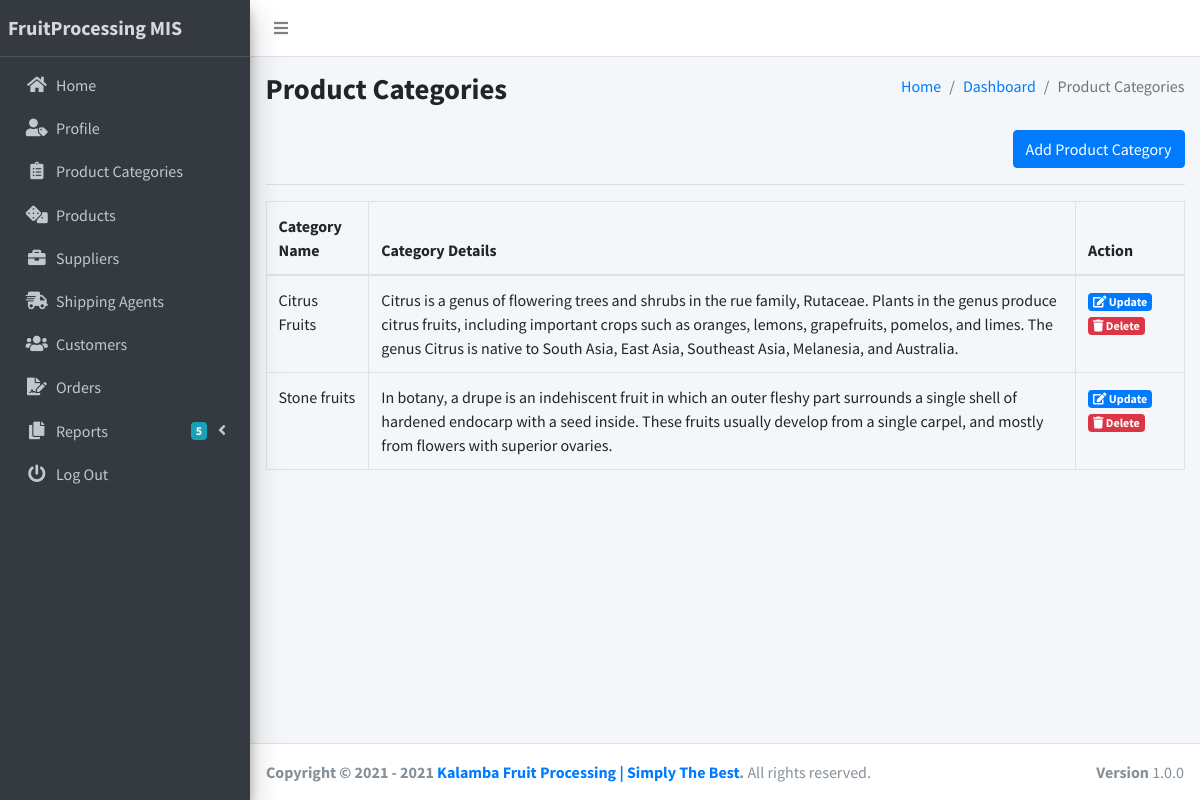
The app's page /views/product_categories.php (signed in) with its own data.
### tables this page shows
CREATE TABLE `settings` (
  `name` longtext NOT NULL,
  `tagline` longtext NOT NULL
);

CREATE TABLE `product_categories` (
  `pc_id` int(200) NOT NULL,
  `pc_name` varchar(200) DEFAULT NULL,
  `pc_desc` longtext DEFAULT NULL
);

### views/product_categories.php (the view, shortened to what this page needs)
<?php
require_once('../config/config.php');
require_once('../partials/head.php');
?>
<body class="hold-transition sidebar-mini layout-fixed layout-navbar-fixed layout-footer-fixed">
    <div class="wrapper">
        <?php require_once('../partials/navbar.php'); ?>
        <?php require_once('../partials/sidebar.php'); ?>
        <div class="content-wrapper">
            <div class="content-header">
                <div class="container-fluid">
                    <div class="row mb-2">
                        <div class="col-sm-6">
                            <h1 class="m-0 text-bold">Product Categories</h1>
                        </div>
                        <div class="col-sm-6">
                            <ol class="breadcrumb float-sm-right">
                                <li class="breadcrumb-item"><a href="dashboard">Home</a></li>
                                <li class="breadcrumb-item"><a href="">Dashboard</a></li>
                                <li class="breadcrumb-item active">Product Categories</li>
                            </ol>
                        </div>
                    </div>
                </div>
            </div>
            <section class="content">
                <div class="container-fluid">
                    <div class="text-right">
                        <button type="button" class="btn btn-primary" data-toggle="modal" data-target="#add_modal">Add Product Category</button>
                    </div>
                    <hr>
                    <div class="row">
                        <div class="col-12">
                            <table class="table table-bordered table-hover">
                                <thead>
                                    <tr>
                                        <th>Category Name</th>
                                        <th>Category Details </th>
                                        <th>Action</th>
                                    </tr>
                                </thead>
                                <tbody>
                                    <?php
                                    $ret = "SELECT * FROM product_categories ";
                                    $stmt = $mysqli->prepare($ret);
                                    $stmt->execute();
                                    $res = $stmt->get_result();
                                    while ($categories = $res->fetch_object()) {
                                    ?>
                                        <tr>
                                            <td><?php echo $categories->pc_name; ?></td>
                                            <td><?php echo $categories->pc_desc; ?></td>
                                            <td>
                                                <a class="badge badge-primary" data-toggle="modal" href="#edit-<?php echo $categories->pc_id; ?>">
                                                    <i class="fas fa-edit"></i>
                                                    Update
                                                </a>
                                                <a class="badge badge-danger" data-toggle="modal" href="#delete-<?php echo $categories->pc_id; ?>">
                                                    <i class="fas fa-trash"></i>
                                                    Delete
                                                </a>
                                            </td>
                                        </tr>
                                    <?php
                                    }
                                    ?>
                                </tbody>
                            </table>
                        </div>
                    </div>
                </div>
            </section>
        </div>
        <?php require_once('../partials/footer.php'); ?>
    </div>
</body>
</html>

### partials/sidebar.php (shortened to what this page needs)
<?php
$ret = "SELECT * FROM `settings` ";
$stmt = $mysqli->prepare($ret);
$stmt->execute();
$res = $stmt->get_result();
while ($sys = $res->fetch_object()) {
?>
    <aside class="main-sidebar sidebar-dark-primary elevation-4">
        <a href="home" class="brand-link">
            <span class="brand-text font-weight-bold">FruitProcessing MIS</span>
        </a>
        <div class="sidebar">
            <nav class="mt-2">
                <ul class="nav nav-pills nav-sidebar flex-column" data-widget="treeview" role="menu" data-accordion="false">
                    <li class="nav-item">
                        <a href="dashboard" class="nav-link">
                            <i class="nav-icon fas fa-home"></i>
                            <p>
                                Home
                            </p>
                        </a>
                    </li>
                    <li class="nav-item">
                        <a href="profile" class="nav-link">
                            <i class="nav-icon fas fa-user-tag"></i>
                            <p>
                                Profile
                            </p>
                        </a>
                    </li>
                    <li class="nav-item">
                        <a href="product_categories" class="nav-link">
                            <i class="nav-icon fas fa-clipboard-list"></i>
                            <p>
                                Product Categories
                            </p>
                        </a>
                    </li>
                    <li class="nav-item">
                        <a href="products" class="nav-link">
                            <i class="nav-icon fas fa-dice"></i>
                            <p>
                                Products
                            </p>
                        </a>
                    </li>
                    <li class="nav-item">
                        <a href="suppliers" class="nav-link">
                            <i class="nav-icon fas fa-briefcase"></i>
                            <p>
                                Suppliers
                            </p>
                        </a>
                    </li>
                    <li class="nav-item">
                        <a href="shipping_agents" class="nav-link">
                            <i class="nav-icon fas fa-shipping-fast"></i>
                            <p>
                                Shipping Agents
                            </p>
                        </a>
                    </li>
                    <li class="nav-item">
                        <a href="customers" class="nav-link">
                            <i class="nav-icon fas fa-users"></i>
                            <p>
                                Customers
                            </p>
                        </a>
                    </li>
                    <li class="nav-item">
                        <a href="orders" class="nav-link">
                            <i class="nav-icon fas fa-file-signature"></i>
                            <p>
                                Orders
                            </p>
                        </a>
                    </li>
                    <li class="nav-item has-treeview">
                        <a href="#" class="nav-link">
                            <i class="nav-icon fas fa-copy"></i>
                            <p>
                                Reports
                                <i class="fas fa-angle-left right"></i>
                                <span class="badge badge-info right">5</span>
                            </p>
                        </a>
                    </li>
                    <li class="nav-item">
                        <a href="logout" class="nav-link">
                            <i class="nav-icon fas fa-power-off"></i>
                            <p>
                                Log Out
                            </p>
                        </a>
                    </li>
                </ul>
            </nav>
        </div>
    </aside>
<?php
} ?>

### partials/footer.php
<?php
$ret = "SELECT * FROM `settings` ";
$stmt = $mysqli->prepare($ret);
$stmt->execute();
$res = $stmt->get_result();
while ($sys = $res->fetch_object()) {
?>
    <footer class="main-footer">
        <strong>Copyright &copy; 2021 - <?php echo date('Y');; ?> <a href=""> <?php echo $sys->name . " | " . $sys->tagline; ?></a>.</strong>
        All rights reserved.
        <div class="float-right d-none d-sm-inline-block">
            <b>Version</b> 1.0.0
        </div>
    </footer>
<?php
} ?>

### records on screen
settings: name "Kalamba Fruit Processing", tagline "Simply The Best"
product_categories: pc_name "Citrus Fruits", pc_desc "Citrus is a genus of flowering trees and shrubs in the rue family, Rutaceae. Plants in the genus produce citrus fruits, including important crops such as oranges, lemons, grapefruits, pomelos, and limes. The genus Citrus is native to South Asia, East Asia, Southeast Asia, Melanesia, and Australia."
product_categories: pc_name "Stone fruits", pc_desc "In botany, a drupe is an indehiscent fruit in which an outer fleshy part surrounds a single shell of hardened endocarp with a seed inside. These fruits usually develop from a single carpel, and mostly from flowers with superior ovaries."
